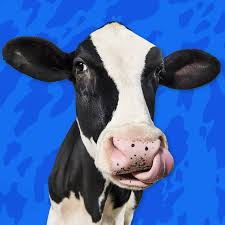
#> input picture dataset/images/train/10.jpg, 225 x 225 px; its folder holds 4 pictures in this run
$ python build_gallery.py
#> lines starting #> are read from the running program, lines starting #| are printed output that depends on the picture
import cv2
import numpy as np
from pathlib import Path
import json

def extract_features(crop):
    """Layer 5: Feature extraction"""
    crop_resized = cv2.resize(crop, (128, 128))
    features = cv2.calcHist([crop_resized], [0, 1, 2], None, [8, 8, 8], [0, 256, 0, 256, 0, 256])
    features = features.flatten()
    features = features / (np.linalg.norm(features) + 1e-6)
    return features

def build_gallery():
    """Layer 6: Build initial gallery from training images"""
    gallery = {}
    train_images = Path('dataset/images/train')

    for img_path in train_images.glob('*.jpg'):
        img = cv2.imread(str(img_path))
#> img is the input picture: shape (225, 225, 3); mean B, G, R 176.7, 103.3, 62.1
        if img is None:
            continue

        # Extract features from full image (simplified)
        features = extract_features(img)
#> in extract_features, `crop_resized = cv2.resize(crop, (128, 128))`:
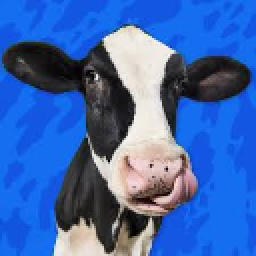
#> crop_resized: shape (128, 128, 3) (shown 2 times larger); mean B, G, R 176.7, 103.2, 62
#> in extract_features, `features = features.flatten()`: features = 512 values, max 5225 at index 472, min 0 at index 3, mean 32
#> in extract_features, `features = features / (np.linalg.norm(features) + 1e-6)`: features = 512 values, max 0.825 at index 472, min 0 at index 3, mean 0.00505
        cow_id = f"COW_{img_path.stem}"
        gallery[cow_id] = features.tolist()
        print(f"Added {cow_id} to gallery")
#> pass 2 of the loop in build_gallery, `for img_path in train_images.glob('*.jpg'):`:
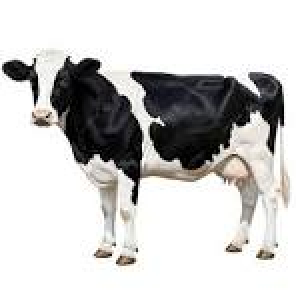
#> input picture dataset/images/train/cow1.jpg, 148 x 148 px (shown 2 times larger)
#> in build_gallery, img is the input picture: shape (148, 148, 3); mean B, G, R 199.7, 200.7, 201.5
#> in extract_features (call 2), `crop_resized = cv2.resize(crop, (128, 128))`:
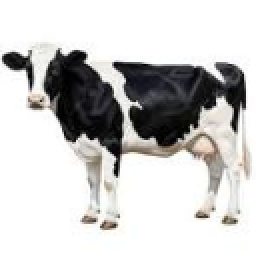
#> crop_resized: shape (128, 128, 3) (shown 2 times larger); mean B, G, R 199.6, 200.7, 201.5
#> in extract_features (call 2), `features = features.flatten()`: features = 512 values, max 11173 at index 511, min 0 at index 2, mean 32
#> in extract_features (call 2), `features = features / (np.linalg.norm(features) + 1e-6)`: features = 512 values, max 0.983 at index 511, min 0 at index 2, mean 0.00282
#> pass 3 of the loop in build_gallery, `for img_path in train_images.glob('*.jpg'):`:
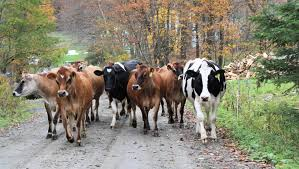
#> input picture dataset/images/train/cow11.jpg, 299 x 169 px
#> in build_gallery, img is the input picture: shape (169, 299, 3); mean B, G, R 114.2, 133.3, 136.3
#> in extract_features (call 3), `crop_resized = cv2.resize(crop, (128, 128))`:
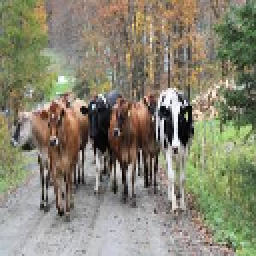
#> crop_resized: shape (128, 128, 3) (shown 2 times larger); mean B, G, R 114.1, 133.2, 136.3
#> in extract_features (call 3), `features = features.flatten()`: features = 512 values, max 1494 at index 365, min 0 at index 3, mean 32
#> in extract_features (call 3), `features = features / (np.linalg.norm(features) + 1e-6)`: features = 512 values, max 0.44 at index 365, min 0 at index 3, mean 0.00942
#> the loop made 4 passes; the first 3 are shown

    # Save gallery
    with open('gallery.json', 'w') as f:
        json.dump(gallery, f, indent=2)

    print(f"\nGallery built with {len(gallery)} cows")
#| Gallery built with 4 cows

if __name__ == "__main__":
    build_gallery()
